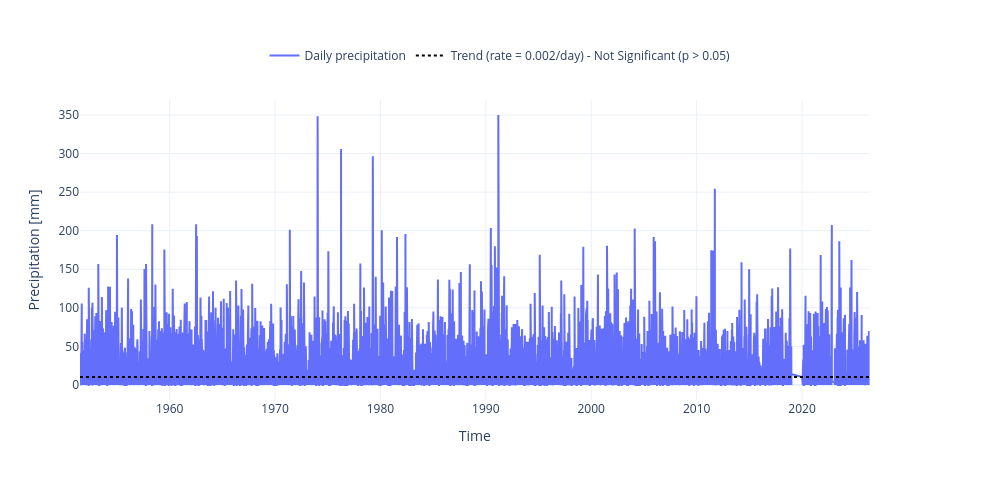

Here is the notebook cell this chart was saved with:
### Markdown cell above
#### Daily precipitation time series

Interactive plot of raw daily `PRCP` with a fitted trend line. Saved as `F5_Rain_daily_<site_tag>.html`.

### Code cell
dict_prcp = [{"data": data, "var": "PRCP", "ax": 1, "label": "Daily precipitation"}]
fig, trend_da_mean = plot_timeseries_interactive(
    dict_prcp,
    trendline=True,
    figsize=(25, 12),
    label_yaxes="Precipitation [mm]",
    return_trend=True,
)
fig.write_html(
    site_figures_dir / build_output_filename("F5_Rain_daily", site_name, site_lon, site_lat, ext="html"),
)

### Figure 1 — Plotly figure (JSON) as saved in the notebook; plotly's stock layout.template omitted (floating-point values rounded to 4 significant figures; data arrays with more than 128 entries replaced by an {"elided": "..."} marker saying what was removed)
{"data": [{"line": {"color": "#636EFA"}, "name": "Daily precipitation", "type": "scatter", "x": {"elided": "26652 str values"}, "xaxis": "x", "y": {"elided": "26652 float values"}, "yaxis": "y"}, {"line": {"color": "black", "dash": "dot"}, "mode": "lines", "name": "Trend (rate = 0.002/day) - Not Significant (p > 0.05)", "showlegend": true, "type": "scatter", "x": {"elided": "26652 str values"}, "xaxis": "x", "y": {"elided": "26652 float values"}, "yaxis": "y"}], "layout": {"height": 480, "legend": {"font": {"size": 12}, "orientation": "h", "x": 0.5, "xanchor": "center", "y": 1.1, "yanchor": "bottom"}, "title": {"text": " "}, "width": 1000, "xaxis": {"anchor": "y", "domain": [0, 0.94], "title": {"text": "Time"}}, "yaxis": {"anchor": "x", "domain": [0, 1], "title": {"text": "Precipitation [mm]"}}, "yaxis2": {"anchor": "x", "overlaying": "y", "side": "right"}}}
